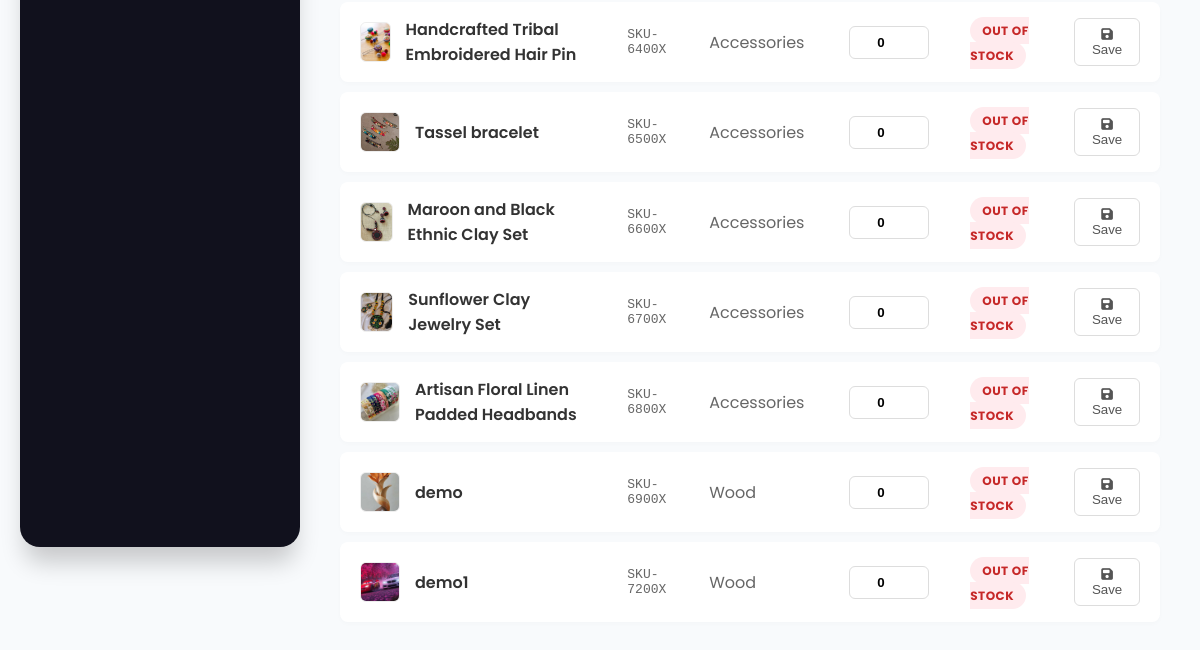
The app's page /admin-inventory/ (signed in, lower part), older data.
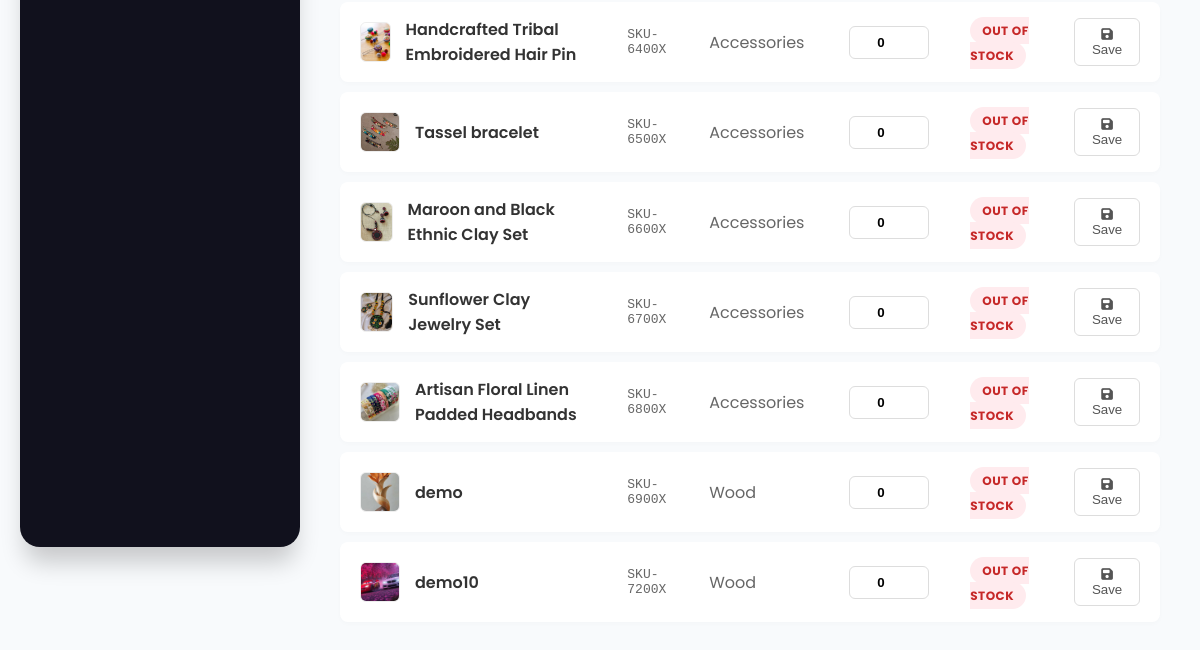
The same page, newer data.
### core/models.py (models this page shows, shortened)
class Product(models.Model):
    category = models.ForeignKey(Category, related_name='products', on_delete=models.CASCADE)
    name = models.CharField(max_length=200)
    slug = models.SlugField(unique=True)
    image = models.ImageField(upload_to='products/')
    description = models.TextField(blank=True)
    price = models.DecimalField(max_digits=10, decimal_places=2)
    stock = models.PositiveIntegerField(default=0)
    available = models.BooleanField(default=True)
    created_at = models.DateTimeField(auto_now_add=True)
    updated_at = models.DateTimeField(auto_now=True)

class Category(models.Model):
    name = models.CharField(max_length=100)
    slug = models.SlugField(unique=True)
    image = models.ImageField(upload_to='categories/', blank=True, null=True)
    class Meta:
        verbose_name_plural = "Categories"

### core/views.py (the view)
# urls.py: path('admin-inventory/', views.admin_inventory, name='admin_inventory'),
@login_required(login_url='login')
@user_passes_test(admin_only, login_url='login')
def admin_inventory(request):
    products = Product.objects.all().select_related('category')
    return render(request, 'admin/inventory.html', {
        'products': products
    })

### core/views.py (called while the page is built)
def admin_only(user):
    return user.is_authenticated and user.is_staff

### core/templates/admin/inventory.html (shortened to what this page needs)
{% extends 'admin/base_admin.html' %}
{% load static %}
{% block content %}
<div class="fade-in-up">
    <table class="modern-table">
        <tbody id="inventoryBody">
            {% for p in products %}
            <tr class="table-row"
                data-stock="{{ p.stock|default:0 }}"
                data-name="{{ p.name|lower }}"
                data-sku="SKU-{{ p.id }}">
                <td>
                    <div style="display: flex; align-items: center;">
                        {% if p.image %}
                            <img src="{{ p.image.url }}" class="prod-thumb">
                        {% else %}
                            <div class="prod-thumb" style="display:flex; align-items:center; justify-content:center;"><i class="fas fa-box" style="color:#ccc;"></i></div>
                        {% endif %}
                        <span style="font-weight: 600; color: #333;">{{ p.name }}</span>
                    </div>
                </td>
                <td style="color: #666; font-family: monospace;">SKU-{{ p.id }}00X</td>
                <td style="color: #666;">
                    {% if p.category %}{{ p.category.name }}{% else %}Uncategorized{% endif %}
                </td>
                <form method="POST" action="{% url 'admin_update_stock' p.id %}">
                    <td>
                        <input type="number" name="stock" value="{{ p.stock|default:0 }}" class="stock-input" min="0">
                    </td>
                    <td>
                        {% if p.stock > 10 %}
                            <span class="status-badge status-in">In Stock</span>
                        {% elif p.stock > 0 %}
                            <span class="status-badge status-low">Low Stock</span>
                        {% else %}
                            <span class="status-badge status-out">Out of Stock</span>
                        {% endif %}
                    </td>
                    <td style="text-align: right;">
                        <button type="submit" class="btn-update">
                            <i class="fas fa-save"></i> Save
                        </button>
                    </td>
                </form>
            </tr>
            {% empty %}
            <tr>
                <td colspan="6" style="text-align: center; padding: 40px; color: #999;">
                    No products found in inventory.
                </td>
            </tr>
            {% endfor %}
        </tbody>
    </table>
</div>
{% endblock %}

Row changes from the older to the newer data that the page shows:
changed Product id 72: name "demo1" → "demo10"
